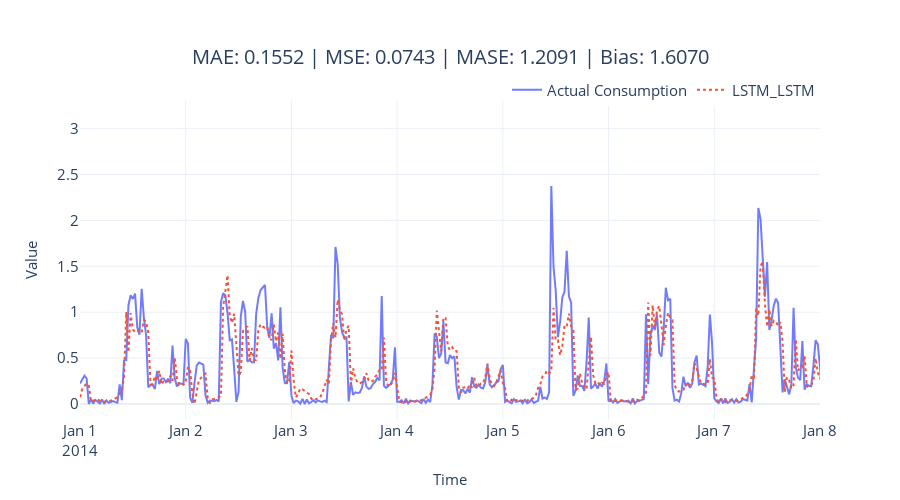

Notebook code cell kept with this figure:
### Code cell
fig = plot_forecast(pred_df, forecast_columns=[tag], forecast_display_names=[tag])
fig = format_plot(fig, title=f"MAE: {metrics['MAE']:.4f} | MSE: {metrics['MSE']:.4f} | MASE: {metrics['MASE']:.4f} | Bias: {metrics['Forecast Bias']:.4f}")
fig.update_xaxes(type="date", range=["2014-01-01", "2014-01-08"])
fig.write_image(f"imgs/chapter_12/{tag}.png")
fig.show()

### Figure 1 — Plotly figure (JSON) as saved in the notebook; plotly's stock layout.template omitted (floating-point values rounded to 4 significant figures; data arrays with more than 128 entries replaced by an {"elided": "..."} marker saying what was removed)
{"data": [{"line": {"color": "rgba(99,110,250,0.9)"}, "mode": "lines", "name": "Actual Consumption", "type": "scatter", "x": {"elided": "1488 str values"}, "y": {"elided": "1488 float values"}}, {"line": {"color": "rgba(239,85,59,1)", "dash": "dot"}, "mode": "lines", "name": "LSTM_LSTM", "type": "scatter", "x": {"elided": "1488 str values"}, "y": {"elided": "1488 float values"}}], "layout": {"autosize": false, "height": 500, "legend": {"font": {"size": 15}, "orientation": "h", "title": {}, "x": 1, "xanchor": "right", "y": 0.98, "yanchor": "bottom"}, "title": {"font": {"size": 20}, "text": "MAE: 0.1552 | MSE: 0.0743 | MASE: 1.2091 | Bias: 1.6070", "x": 0.5, "xanchor": "center", "yanchor": "top"}, "width": 900, "xaxis": {"range": ["2014-01-01", "2014-01-08"], "tickfont": {"size": 15}, "title": {"font": {"size": 15}, "text": "Time"}, "type": "date"}, "yaxis": {"tickfont": {"size": 15}, "title": {"font": {"size": 15}, "text": "Value"}}}}
